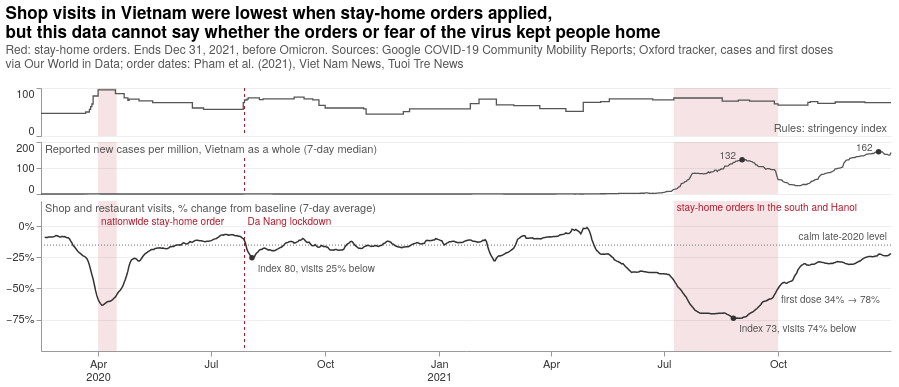

Here is the notebook cell this chart was saved with:
### Markdown cell above
### Plot 1 - Duy (OWID + Mobility Data)

### Code cell
# 1. Our World in Data: Vietnam's rows, cleaned
# read straight from the URL, keeping only the columns this chart needs
cols = ['country', 'date', 'new_cases', 'new_deaths', 'new_cases_per_million',
        'stringency_index', 'people_vaccinated_per_hundred']
owid = covid
vn = owid[owid['country'] == 'Vietnam'].sort_values('date').reset_index(drop=True)

# real reports stop on the last day with a new case; every later new_cases value is a filler 0
last_case = vn.loc[vn['new_cases'] > 0, 'date'].max()
keep = {'date': 'date', 'new_cases': 'cases', 'new_deaths': 'deaths',
        'new_cases_per_million': 'cases_per_million', 'stringency_index': 'stringency',
        'people_vaccinated_per_hundred': 'pct_first_dose'}
vn_clean = (vn.loc[vn['date'] <= last_case, list(keep)]
              .rename(columns=keep)
              .dropna(subset=['cases', 'deaths'], how='all')   # the first days of 2020 have no figures
              .set_index('date'))

# new cases per million as a centered 7-day median: a median keeps a one-day backlog of earlier
# cases (such as 28,000 Binh Duong cases logged on Nov 23, 2021) from lifting a whole week
cases_7d = vn_clean['cases_per_million'].rolling(7, center=True, min_periods=7).median()
stringency = vn_clean['stringency']
first_dose = vn_clean['pct_first_dose'].ffill()   # reported irregularly, so carried forward

# 2. Google mobility: Vietnam as a whole 
# Google has no API: read its regional ZIP into memory and take the three Vietnam files
with urllib.request.urlopen(urllib.request.Request(url, headers={'User-Agent': 'Mozilla/5.0'})) as response:
    google_zip = zipfile.ZipFile(io.BytesIO(response.read()))
vn_files = sorted(name for name in google_zip.namelist()
                  if name.endswith('_VN_Region_Mobility_Report.csv'))
print('Google files read:', vn_files)
mob = pd.concat([pd.read_csv(google_zip.open(name), parse_dates=['date']) for name in vn_files],
                ignore_index=True)

# the national row is the one with no province name (one row per day); retail and recreation
# counts visits to shops, restaurants and cafes
nat = (mob[mob['sub_region_1'].isna()].set_index('date')
       ['retail_and_recreation_percent_change_from_baseline'].rename('retail'))

# a 7-day average centered on each day, because single days jump between weekdays and weekends
nat_7d = nat.rolling(7, center=True, min_periods=7).mean()

# Google's baseline (Jan 3 to Feb 6, 2020) includes Tet, so 0 is not 'normal' for Vietnam:
# the calm late-2020 average is the reference level instead
calm = nat.loc['2020-10-01':'2020-12-31'].mean()

# 3. The chart's data: Feb 15, 2020 (Google's first day) to Dec 31, 2021 
# the window ends before the Omicron wave (2,656 new cases per million a day on Mar 14, 2022),
# which would flatten both 2021 waves on a linear scale; cutting it off at the top would be a
# scale break on a connected line (Week 4 slide 8)
START, END = '2020-02-15', '2021-12-31'
a_data = (pd.DataFrame({'stringency': stringency, 'cases': cases_7d, 'retail': nat_7d})
            .sort_index().loc[START:END].rename_axis('date').reset_index())

# the stay-home orders: Apr 1-15, 2020 nationwide (Pham et al., 2021, The Lancet Global Health),
# and Jul 9 to Sep 30, 2021, from Ho Chi Minh City's order (Viet Nam News) to the day before
# its Oct 1 reopening (Tuoi Tre News). Each band covers its last day; ypix places each red name
orders = pd.DataFrame({
    'start': pd.to_datetime(['2020-04-01', '2021-07-09']),
    'end': pd.to_datetime(['2020-04-15', '2021-09-30']),
    'label': ['nationwide stay-home order', 'stay-home orders in the south and Hanoi'],
    'ypix': [16, 2]})
orders['band_end'] = orders['end'] + pd.Timedelta(days=1)
danang = pd.DataFrame({'date': pd.to_datetime(['2020-07-28']),   # Da Nang lockdown (Pham et al., 2021)
                       'label': ['Da Nang lockdown'], 'ypix': [16]})

# notes at the lowest point of visits in each summer, with the index on the same day
lows = [nat_7d.loc['2020-07-15':'2020-09-15'].idxmin(), nat_7d.loc['2021-07-01':'2021-09-30'].idxmin()]
notes_data = pd.DataFrame({'date': lows, 'retail': nat_7d[lows].to_numpy()})
notes_data['label'] = [f'index {stringency[day]:.0f}, visits {-nat_7d[day]:.0f}% below' for day in lows]

# the two late-2021 case highs: during the summer orders, and after they ended
peak_days = [cases_7d.loc['2021-08-01':'2021-09-30'].idxmax(), cases_7d.loc['2021-11-01':'2021-12-31'].idxmax()]
peaks_data = pd.DataFrame({'date': peak_days, 'cases': cases_7d[peak_days].to_numpy()})
peaks_data['label'] = peaks_data['cases'].map(lambda value: f'{value:.0f}')

# Vietnam's first-dose share in the months after the orders ended
dose_note = pd.DataFrame({'date': [pd.Timestamp('2021-10-01')],
                          'label': [f"first dose {first_dose['2021-10-01']:.0f}% → {first_dose['2021-12-31']:.0f}%"]})

print(f'calm late-2020 level: {calm:.1f}%')
print(notes_data[['date', 'label']].to_string(index=False))
print('case highs:', dict(zip(peaks_data['date'].dt.strftime('%b %d, %Y'), peaks_data['label'])))
print(dose_note['label'][0])

# 4. The chart: three strips on one date axis instead of a second y-axis (Week 5 slide 26)
RED, INK, REF, GUIDE = '#b2182b', '#333333', '#555555', '#8c8c8c'   # red only for the orders
W, INDEX_H, CASES_H, VISITS_H = 850, 48, 52, 150

date_scale = alt.Scale(domain=[alt.DateTime(year=2020, month='Feb', date=15),
                               alt.DateTime(year=2021, month='Dec', date=31)])
# every third month, with the year under the first tick (April 2020) and under each January
date_axis = alt.Axis(tickCount={'interval': 'month', 'step': 3}, labelAngle=0, grid=False,
                     labelExpr="[timeFormat(datum.value, '%b'), month(datum.value) == 0 || "
                               "(year(datum.value) == 2020 && month(datum.value) == 3) ? "
                               "timeFormat(datum.value, '%Y') : '']")


def a_x(field, axis=date_axis):
    # every layer shares one date scale and axis, because Altair drops or merges the axis when
    # layers disagree; axis=None hides it in the two upper strips
    return alt.X(f'{field}:T', title=None, scale=date_scale, axis=axis)


def strip_label(text, x=4, y=2, align='left', baseline='top'):
    # each strip's label sits inside the plot instead of a title above it
    return alt.Chart(pd.DataFrame({'text': [text]})).mark_text(
        align=align, baseline=baseline, fontSize=11, color=REF).encode(
        x=alt.value(x), y=alt.value(y), text='text:N')


def bands(axis):
    return alt.Chart(orders).mark_rect(color=RED, opacity=0.12).encode(
        x=a_x('start', axis), x2='band_end:T')


def danang_line(top, bottom, axis):
    return alt.Chart(danang).mark_rule(color=RED, strokeDash=[3, 3]).encode(
        x=a_x('date', axis), y=alt.value(top), y2=alt.value(bottom))


# the rules (stringency index)
index_y = alt.Y('stringency:Q', title=None, scale=alt.Scale(domain=[0, 100]),
                axis=alt.Axis(values=[0, 100], labelFlush=True, gridColor='#eeeeee'))
strip_index = alt.layer(
    bands(None),
    danang_line(0, INDEX_H, None),
    alt.Chart(a_data).mark_line(color=REF, strokeWidth=1.3, interpolate='step-after').encode(
        x=a_x('date', None), y=index_y),
    strip_label('Rules: stringency index', x=W - 4, y=INDEX_H - 2, align='right', baseline='bottom'),
).properties(width=W, height=INDEX_H)

# reported cases, on a linear scale from zero, so the late-2021 rise reads against the summer wave
cases_y = alt.Y('cases:Q', title=None, scale=alt.Scale(domain=[0, 200]),
                axis=alt.Axis(values=[0, 100, 200], labelFlush=True, gridColor='#eeeeee'))
peaks = alt.Chart(peaks_data).encode(x=a_x('date', None), y=cases_y)
strip_cases = alt.layer(
    bands(None),
    danang_line(16, CASES_H, None),   # starts below the strip's label
    alt.Chart(a_data).mark_line(color=REF, strokeWidth=1.3).encode(x=a_x('date', None), y=cases_y),
    peaks.mark_circle(color=INK, size=30, opacity=1),
    peaks.mark_text(align='right', baseline='middle', dx=-6, dy=-4, fontSize=10, color=REF).encode(
        text='label:N'),
    strip_label('Reported new cases per million, Vietnam as a whole (7-day median)'),
).properties(width=W, height=CASES_H)

# shop and restaurant visits, with the date axis; the dotted line is the calm late-2020 level
visits_y = alt.Y('retail:Q', title=None, scale=alt.Scale(domain=[-100, 20]),
                 axis=alt.Axis(values=[-75, -50, -25, 0], labelExpr="datum.label + '%'",
                               grid=True, gridColor='#eeeeee'))
calm_data = pd.DataFrame({'retail': [calm], 'label': ['calm late-2020 level']})
notes = alt.Chart(notes_data).encode(x=a_x('date'), y=visits_y)
order_names = alt.Chart(pd.concat([orders.rename(columns={'start': 'date'})[['date', 'label', 'ypix']],
                                   danang]))
strip_visits = alt.layer(
    bands(date_axis),
    danang_line(30, VISITS_H, date_axis),   # starts below the red names at the top
    alt.Chart(calm_data).mark_rule(color=GUIDE, strokeDash=[1, 2], strokeWidth=1.2).encode(y=visits_y),
    alt.Chart(calm_data).mark_text(align='right', baseline='bottom', dy=-3, fontSize=10,
                                   color=REF).encode(x=alt.value(W - 4), y=visits_y, text='label:N'),
    alt.Chart(a_data).mark_line(color=INK, strokeWidth=1.5).encode(x=a_x('date'), y=visits_y),
    notes.mark_circle(color=INK, size=30, opacity=1),
    notes.mark_text(align='left', baseline='top', dx=6, dy=6, fontSize=10, color=REF).encode(
        text='label:N'),
    order_names.mark_text(align='left', baseline='top', dx=3, fontSize=10, color=RED).encode(
        x=a_x('date'), y=alt.Y('ypix:Q', scale=None), text='label:N'),
    alt.Chart(dose_note).mark_text(align='left', baseline='top', dx=3, fontSize=10, color=REF).encode(
        x=a_x('date'), y=alt.value(94), text='label:N'),
    strip_label('Shop and restaurant visits, % change from baseline (7-day average)'),
).properties(width=W, height=VISITS_H)

panel_a = (
    alt.vconcat(strip_index, strip_cases, strip_visits, spacing=4)
    .properties(title=alt.TitleParams(
        ['Shop visits in Vietnam were lowest when stay-home orders applied,',
         'but this data cannot say whether the orders or fear of the virus kept people home'],
        subtitle=['Red: stay-home orders. Ends Dec 31, 2021, before Omicron. Sources: Google COVID-19 Community '
                  'Mobility Reports; Oxford tracker, cases and first doses',
                  'via Our World in Data; order dates: Pham et al. (2021), Viet Nam News, Tuoi Tre News'],
        anchor='start', fontSize=17, subtitleFontSize=12, offset=16))
    .configure(font='Helvetica Neue, Arial, sans-serif')
    .configure_view(stroke=None)
    .configure_axis(labelFontSize=11, labelColor='#333333', domainColor='#999999', tickColor='#999999')
    .configure_title(subtitleColor='#555555')
)
panel_a

### Figure 1 — Vega-Lite specification as saved in the notebook (floating-point values rounded to 4 significant figures; data arrays with more than 128 entries replaced by an {"elided": "..."} marker saying what was removed)
{"config": {"view": {"continuousWidth": 300, "continuousHeight": 300, "stroke": null}, "axis": {"domainColor": "#999999", "labelColor": "#333333", "labelFontSize": 11, "tickColor": "#999999"}, "font": "Helvetica Neue, Arial, sans-serif", "title": {"subtitleColor": "#555555"}}, "vconcat": [{"layer": [{"data": {"name": "data-5251d17bfb1b06bb4e51a276b2e26d69"}, "mark": {"type": "rect", "color": "#b2182b", "opacity": 0.12}, "encoding": {"x": {"axis": null, "field": "start", "scale": {"domain": [{"date": 15, "month": "Feb", "year": 2020}, {"date": 31, "month": "Dec", "year": 2021}]}, "title": null, "type": "temporal"}, "x2": {"field": "band_end"}}}, {"data": {"name": "data-e8f69e199333d443d9c97ebfe84665bf"}, "mark": {"type": "rule", "color": "#b2182b", "strokeDash": [3, 3]}, "encoding": {"x": {"axis": null, "field": "date", "scale": {"domain": [{"date": 15, "month": "Feb", "year": 2020}, {"date": 31, "month": "Dec", "year": 2021}]}, "title": null, "type": "temporal"}, "y": {"value": 0}, "y2": {"value": 48}}}, {"data": {"name": "data-7040e54d5ab26b00a6023591a051aeb6"}, "mark": {"type": "line", "color": "#555555", "interpolate": "step-after", "strokeWidth": 1.3}, "encoding": {"x": {"axis": null, "field": "date", "scale": {"domain": [{"date": 15, "month": "Feb", "year": 2020}, {"date": 31, "month": "Dec", "year": 2021}]}, "title": null, "type": "temporal"}, "y": {"axis": {"gridColor": "#eeeeee", "labelFlush": true, "values": [0, 100]}, "field": "stringency", "scale": {"domain": [0, 100]}, "title": null, "type": "quantitative"}}}, {"data": {"name": "data-a608c718ffad109c964add1998326f81"}, "mark": {"type": "text", "align": "right", "baseline": "bottom", "color": "#555555", "fontSize": 11}, "encoding": {"text": {"field": "text", "type": "nominal"}, "x": {"value": 846}, "y": {"value": 46}}}], "height": 48, "width": 850}, {"layer": [{"data": {"name": "data-5251d17bfb1b06bb4e51a276b2e26d69"}, "mark": {"type": "rect", "color": "#b2182b", "opacity": 0.12}, "encoding": {"x": {"axis": null, "field": "start", "scale": {"domain": [{"date": 15, "month": "Feb", "year": 2020}, {"date": 31, "month": "Dec", "year": 2021}]}, "title": null, "type": "temporal"}, "x2": {"field": "band_end"}}}, {"data": {"name": "data-e8f69e199333d443d9c97ebfe84665bf"}, "mark": {"type": "rule", "color": "#b2182b", "strokeDash": [3, 3]}, "encoding": {"x": {"axis": null, "field": "date", "scale": {"domain": [{"date": 15, "month": "Feb", "year": 2020}, {"date": 31, "month": "Dec", "year": 2021}]}, "title": null, "type": "temporal"}, "y": {"value": 16}, "y2": {"value": 52}}}, {"data": {"name": "data-7040e54d5ab26b00a6023591a051aeb6"}, "mark": {"type": "line", "color": "#555555", "strokeWidth": 1.3}, "encoding": {"x": {"axis": null, "field": "date", "scale": {"domain": [{"date": 15, "month": "Feb", "year": 2020}, {"date": 31, "month": "Dec", "year": 2021}]}, "title": null, "type": "temporal"}, "y": {"axis": {"gridColor": "#eeeeee", "labelFlush": true, "values": [0, 100, 200]}, "field": "cases", "scale": {"domain": [0, 200]}, "title": null, "type": "quantitative"}}}, {"data": {"name": "data-596a789acc03bc5ba47ae105dbfef1f4"}, "mark": {"type": "circle", "color": "#333333", "opacity": 1, "size": 30}, "encoding": {"x": {"axis": null, "field": "date", "scale": {"domain": [{"date": 15, "month": "Feb", "year": 2020}, {"date": 31, "month": "Dec", "year": 2021}]}, "title": null, "type": "temporal"}, "y": {"axis": {"gridColor": "#eeeeee", "labelFlush": true, "values": [0, 100, 200]}, "field": "cases", "scale": {"domain": [0, 200]}, "title": null, "type": "quantitative"}}}, {"data": {"name": "data-596a789acc03bc5ba47ae105dbfef1f4"}, "mark": {"type": "text", "align": "right", "baseline": "middle", "color": "#555555", "dx": -6, "dy": -4, "fontSize": 10}, "encoding": {"text": {"field": "label", "type": "nominal"}, "x": {"axis": null, "field": "date", "scale": {"domain": [{"date": 15, "month": "Feb", "year": 2020}, {"date": 31, "month": "Dec", "year": 2021}]}, "title": null, "type": "temporal"}, "y": {"axis": {"gridColor": "#eeeeee", "labelFlush": true, "values": [0, 100, 200]}, "field": "cases", "scale": {"domain": [0, 200]}, "title": null, "type": "quantitative"}}}, {"data": {"name": "data-5392f92a49207ab6155abaa15f79a6f4"}, "mark": {"type": "text", "align": "left", "baseline": "top", "color": "#555555", "fontSize": 11}, "encoding": {"text": {"field": "text", "type": "nominal"}, "x": {"value": 4}, "y": {"value": 2}}}], "height": 52, "width": 850}, {"layer": [{"data": {"name": "data-5251d17bfb1b06bb4e51a276b2e26d69"}, "mark": {"type": "rect", "color": "#b2182b", "opacity": 0.12}, "encoding": {"x": {"axis": {"grid": false, "labelAngle": 0, "labelExpr": "[timeFormat(datum.value, '%b'), month(datum.value) == 0 || (year(datum.value) == 2020 && month(datum.value) == 3) ? timeFormat(datum.value, '%Y') : '']", "tickCount": {"interval": "month", "step": 3}}, "field": "start", "scale": {"domain": [{"date": 15, "month": "Feb", "year": 2020}, {"date": 31, "month": "Dec", "year": 2021}]}, "title": null, "type": "temporal"}, "x2": {"field": "band_end"}}}, {"data": {"name": "data-e8f69e199333d443d9c97ebfe84665bf"}, "mark": {"type": "rule", "color": "#b2182b", "strokeDash": [3, 3]}, "encoding": {"x": {"axis": {"grid": false, "labelAngle": 0, "labelExpr": "[timeFormat(datum.value, '%b'), month(datum.value) == 0 || (year(datum.value) == 2020 && month(datum.value) == 3) ? timeFormat(datum.value, '%Y') : '']", "tickCount": {"interval": "month", "step": 3}}, "field": "date", "scale": {"domain": [{"date": 15, "month": "Feb", "year": 2020}, {"date": 31, "month": "Dec", "year": 2021}]}, "title": null, "type": "temporal"}, "y": {"value": 30}, "y2": {"value": 150}}}, {"data": {"name": "data-cdeace98eec198e1298c2af45a8e2053"}, "mark": {"type": "rule", "color": "#8c8c8c", "strokeDash": [1, 2], "strokeWidth": 1.2}, "encoding": {"y": {"axis": {"grid": true, "gridColor": "#eeeeee", "labelExpr": "datum.label + '%'", "values": [-75, -50, -25, 0]}, "field": "retail", "scale": {"domain": [-100, 20]}, "title": null, "type": "quantitative"}}}, {"data": {"name": "data-cdeace98eec198e1298c2af45a8e2053"}, "mark": {"type": "text", "align": "right", "baseline": "bottom", "color": "#555555", "dy": -3, "fontSize": 10}, "encoding": {"text": {"field": "label", "type": "nominal"}, "x": {"value": 846}, "y": {"axis": {"grid": true, "gridColor": "#eeeeee", "labelExpr": "datum.label + '%'", "values": [-75, -50, -25, 0]}, "field": "retail", "scale": {"domain": [-100, 20]}, "title": null, "type": "quantitative"}}}, {"data": {"name": "data-7040e54d5ab26b00a6023591a051aeb6"}, "mark": {"type": "line", "color": "#333333", "strokeWidth": 1.5}, "encoding": {"x": {"axis": {"grid": false, "labelAngle": 0, "labelExpr": "[timeFormat(datum.value, '%b'), month(datum.value) == 0 || (year(datum.value) == 2020 && month(datum.value) == 3) ? timeFormat(datum.value, '%Y') : '']", "tickCount": {"interval": "month", "step": 3}}, "field": "date", "scale": {"domain": [{"date": 15, "month": "Feb", "year": 2020}, {"date": 31, "month": "Dec", "year": 2021}]}, "title": null, "type": "temporal"}, "y": {"axis": {"grid": true, "gridColor": "#eeeeee", "labelExpr": "datum.label + '%'", "values": [-75, -50, -25, 0]}, "field": "retail", "scale": {"domain": [-100, 20]}, "title": null, "type": "quantitative"}}}, {"data": {"name": "data-884a0c72a8470322d5a14d6a3336365b"}, "mark": {"type": "circle", "color": "#333333", "opacity": 1, "size": 30}, "encoding": {"x": {"axis": {"grid": false, "labelAngle": 0, "labelExpr": "[timeFormat(datum.value, '%b'), month(datum.value) == 0 || (year(datum.value) == 2020 && month(datum.value) == 3) ? timeFormat(datum.value, '%Y') : '']", "tickCount": {"interval": "month", "step": 3}}, "field": "date", "scale": {"domain": [{"date": 15, "month": "Feb", "year": 2020}, {"date": 31, "month": "Dec", "year": 2021}]}, "title": null, "type": "temporal"}, "y": {"axis": {"grid": true, "gridColor": "#eeeeee", "labelExpr": "datum.label + '%'", "values": [-75, -50, -25, 0]}, "field": "retail", "scale": {"domain": [-100, 20]}, "title": null, "type": "quantitative"}}}, {"data": {"name": "data-884a0c72a8470322d5a14d6a3336365b"}, "mark": {"type": "text", "align": "left", "baseline": "top", "color": "#555555", "dx": 6, "dy": 6, "fontSize": 10}, "encoding": {"text": {"field": "label", "type": "nominal"}, "x": {"axis": {"grid": false, "labelAngle": 0, "labelExpr": "[timeFormat(datum.value, '%b'), month(datum.value) == 0 || (year(datum.value) == 2020 && month(datum.value) == 3) ? timeFormat(datum.value, '%Y') : '']", "tickCount": {"interval": "month", "step": 3}}, "field": "date", "scale": {"domain": [{"date": 15, "month": "Feb", "year": 2020}, {"date": 31, "month": "Dec", "year": 2021}]}, "title": null, "type": "temporal"}, "y": {"axis": {"grid": true, "gridColor": "#eeeeee", "labelExpr": "datum.label + '%'", "values": [-75, -50, -25, 0]}, "field": "retail", "scale": {"domain": [-100, 20]}, "title": null, "type": "quantitative"}}}, {"data": {"name": "data-840fdd3e812556ff7ff0fadb7488da8c"}, "mark": {"type": "text", "align": "left", "baseline": "top", "color": "#b2182b", "dx": 3, "fontSize": 10}, "encoding": {"text": {"field": "label", "type": "nominal"}, "x": {"axis": {"grid": false, "labelAngle": 0, "labelExpr": "[timeFormat(datum.value, '%b'), month(datum.value) == 0 || (year(datum.value) == 2020 && month(datum.value) == 3) ? timeFormat(datum.value, '%Y') : '']", "tickCount": {"interval": "month", "step": 3}}, "field": "date", "scale": {"domain": [{"date": 15, "month": "Feb", "year": 2020}, {"date": 31, "month": "Dec", "year": 2021}]}, "title": null, "type": "temporal"}, "y": {"field": "ypix", "scale": null, "type": "quantitative"}}}, {"data": {"name": "data-23c863ba18477247939f2751ab58fca6"}, "mark": {"type": "text", "align": "left", "baseline": "top", "color": "#555555", "dx": 3, "fontSize": 10}, "encoding": {"text": {"field": "label", "type": "nominal"}, "x": {"axis": {"grid": false, "labelAngle": 0, "labelExpr": "[timeFormat(datum.value, '%b'), month(datum.value) == 0 || (year(datum.value) == 2020 && month(datum.value) == 3) ? timeFormat(datum.value, '%Y') : '']", "tickCount": {"interval": "month", "step": 3}}, "field": "date", "scale": {"domain": [{"date": 15, "month": "Feb", "year": 2020}, {"date": 31, "month": "Dec", "year": 2021}]}, "title": null, "type": "temporal"}, "y": {"value": 94}}}, {"data": {"name": "data-10e60b2be014226bf4799d17f13255f7"}, "mark": {"type": "text", "align": "left", "baseline": "top", "color": "#555555", "fontSize": 11}, "encoding": {"text": {"field": "text", "type": "nominal"}, "x": {"value": 4}, "y": {"value": 2}}}], "height": 150, "width": 850}], "spacing": 4, "title": {"text": ["Shop visits in Vietnam were lowest when stay-home orders applied,", "but this data cannot say whether the orders or fear of the virus kept people home"], "anchor": "start", "fontSize": 17, "offset": 16, "subtitle": ["Red: stay-home orders. Ends Dec 31, 2021, before Omicron. Sources: Google COVID-19 Community Mobility Reports; Oxford tracker, cases and first doses", "via Our World in Data; order dates: Pham et al. (2021), Viet Nam News, Tuoi Tre News"], "subtitleFontSize": 12}, "$schema": "https://vega.github.io/schema/vega-lite/v5.20.1.json", "datasets": {"data-5251d17bfb1b06bb4e51a276b2e26d69": [{"start": "2020-04-01T00:00:00", "end": "2020-04-15T00:00:00", "label": "nationwide stay-home order", "ypix": 16, "band_end": "2020-04-16T00:00:00"}, {"start": "2021-07-09T00:00:00", "end": "2021-09-30T00:00:00", "label": "stay-home orders in the south and Hanoi", "ypix": 2, "band_end": "2021-10-01T00:00:00"}], "data-e8f69e199333d443d9c97ebfe84665bf": [{"date": "2020-07-28T00:00:00", "label": "Da Nang lockdown", "ypix": 16}], "data-7040e54d5ab26b00a6023591a051aeb6": {"elided": "686 records"}, "data-a608c718ffad109c964add1998326f81": [{"text": "Rules: stringency index"}], "data-596a789acc03bc5ba47ae105dbfef1f4": [{"date": "2021-09-02T00:00:00", "cases": 131.8, "label": "132"}, {"date": "2021-12-21T00:00:00", "cases": 162.1, "label": "162"}], "data-5392f92a49207ab6155abaa15f79a6f4": [{"text": "Reported new cases per million, Vietnam as a whole (7-day median)"}], "data-cdeace98eec198e1298c2af45a8e2053": [{"retail": -15.37, "label": "calm late-2020 level"}], "data-884a0c72a8470322d5a14d6a3336365b": [{"date": "2020-08-03T00:00:00", "retail": -25.43, "label": "index 80, visits 25% below"}, {"date": "2021-08-26T00:00:00", "retail": -73.86, "label": "index 73, visits 74% below"}], "data-840fdd3e812556ff7ff0fadb7488da8c": [{"date": "2020-04-01T00:00:00", "label": "nationwide stay-home order", "ypix": 16}, {"date": "2021-07-09T00:00:00", "label": "stay-home orders in the south and Hanoi", "ypix": 2}, {"date": "2020-07-28T00:00:00", "label": "Da Nang lockdown", "ypix": 16}], "data-23c863ba18477247939f2751ab58fca6": [{"date": "2021-10-01T00:00:00", "label": "first dose 34% → 78%"}], "data-10e60b2be014226bf4799d17f13255f7": [{"text": "Shop and restaurant visits, % change from baseline (7-day average)"}]}}
